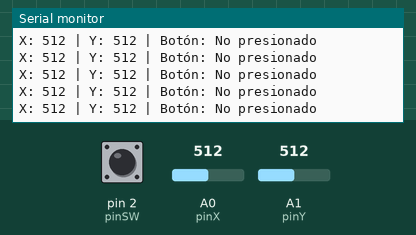
This sketch was run on a simulated Arduino Uno, built with avr-gcc and run on an emulated ATmega328P. On the bench: the last lines printed to the serial monitor. The test bench sets the inputs (shaded band); at power-on: A1 (pinY) = 512, pin 2 (pinSW) HIGH, A0 (pinX) = 512.

Above: at 11.4 s.
11.5 s: A1 (pinY) set to 988
At 11.8 s:
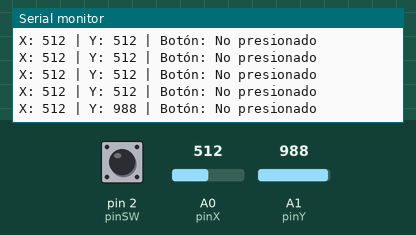
14.5 s: A1 (pinY) set to 1011
At 14.61 s:
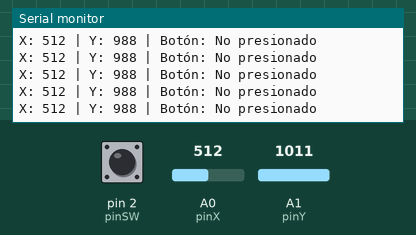
Timing chart, 0 to 17.5 s (numbered marks = the images above; inputs shaded):
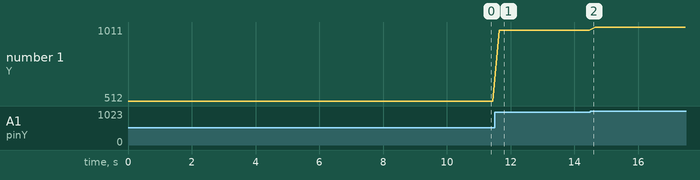

The sketch:

code.ino
```cpp
// Pines del joystick
const int pinX = A0;  // Eje X
const int pinY = A1;  // Eje Y
const int pinSW = 2;  // Botón del joystick

void setup() {
  Serial.begin(9600);

  pinMode(pinSW, INPUT_PULLUP);  // Botón como entrada
}

void loop() {
  // Leer los valores de los ejes X e Y (valores de 0 a 1023)
  int valorX = analogRead(pinX);
  int valorY = analogRead(pinY);

  // Leer el estado del botón (LOW si está presionado)
  int estadoBoton = digitalRead(pinSW);

  // Mostrar los valores en el monitor serial
  Serial.print("X: ");
  Serial.print(valorX);
  Serial.print(" | Y: ");
  Serial.print(valorY);
  Serial.print(" | Botón: ");
  if (estadoBoton == LOW) {
    Serial.println("Presionado");
  } else {
    Serial.println("No presionado");
  }

  delay(200);  // Pequeña pausa para no saturar el monitor serial
}
```

Measured:
- after the input at 11.5 s, the serial monitor: prints a new line after 0.15 s (image 1)
- plotted number 1: 512 → 988 after the input at 11.5 s, 988 → 1011 after the input at 14.5 s
